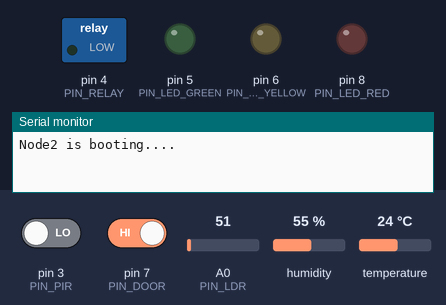
Simulated run of this sketch. Board: Arduino Uno, built with avr-gcc and run on an emulated ATmega328P. Parts: switched loads named in the sketch (green lamp = pin HIGH), output pins drawn as LEDs (lit = HIGH), the last lines printed to the serial monitor. The inputs (shaded band) are chosen by the test bench; at power-on: humidity 55 %, pin 3 (PIN_PIR) LOW, pin 7 (PIN_DOOR) HIGH, A0 (PIN_LDR) = 51, temperature 24 °C. WiFi joins after 1.5 s; servers stay silent unless stated; no MQTT or app messages arrive unless stated.

Above: at 0.1 s.
At 4.7 s:
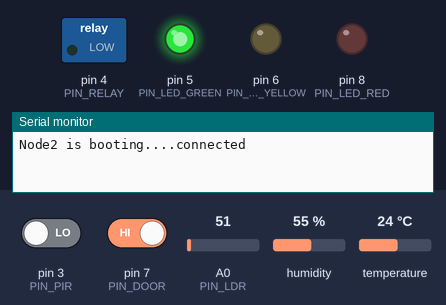
4.8 s: humidity set to 83 %
6.7 s: humidity set to 86 %
At 9.0 s:
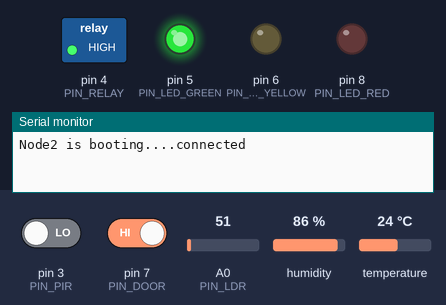
Timing chart, 0 to 10.5 s (numbered marks = the images above; inputs shaded):
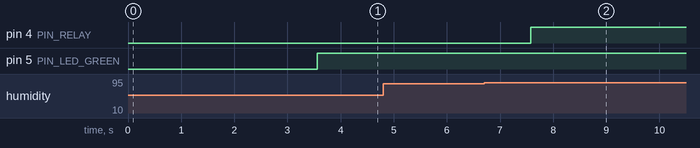

Measured:
- the behaviour switches between 84 and 85 % on humidity (found by bisection; images 1 and 2)
- after the input at 4.8 s, every drawn part: stays the same
- after the input at 6.7 s, pin 4 (PIN_RELAY): LOW → HIGH after 0.88 s

The sketch:

node2.ino
```cpp
//include required libraries
#include <SPI.h>
#include <Ethernet.h>
#include <PubSubClient.h>
#include <DHT.h>

#include "config.h"
#include "SensorManager.h"
#include "actuator.h"
#include "network.h"
#include "telemetry.h"

#include "rpc.h"

static char sharedBuf[200];

// create object of type ethernet pubsubClient
static EthernetClient ethClient;
static PubSubClient mqttClient(ethClient);


unsigned long lastTelemetry = 0;

static SensorManager  sensors;


void setup()
{
  Serial.begin(9600);
  Serial.print("Node2 is booting....");
 //mqttClient.setCallback(rpc_mqttCallback);

  // put your setup code here, to run once:
   // initilase sensor
   sensor_begin();
   sensor_init(&sensors);
   //initialise actutors
   actuators_begin();

   telemetry_init(sharedBuf,sizeof(sharedBuf));
   rpc_init(&mqttClient,sharedBuf,sizeof(sharedBuf));
   mqttClient.setCallback(rpc_mqttCallback);
   // connect board to internet and mqtt
   network_begin(&mqttClient);


}

void loop()
{
  // put your main code here, to run repeatedly:
  //keep checking if board is connectrd to THingsBoard
  network_maintain();

  //read data from the sensors
  SensorData data;
  sensors_read( &data, &sensors);    //humidity,temp,ldr,door status, motion status

  if(data.humidity >= HUMIDITY_CRIT && !actuators_getRelayState())
  {
    actuators_setRelay(1);
  }

  //publish to the cloud
  //check if network is avilable then push to thingsboard
  if(network_isConnected())
  { unsigned long now = millis();
    //publish data to thingsboard  every for 5s
    if( now - lastTelemetry >= TELEMETRY_INTERVAL )   ///if 5s is over
    {
      lastTelemetry = now;
      telemetry_publishTelemetry( &data, actuators_getRelayState());     //converting data into json and publish
    }
  }

  actuators_updateStatusLEDs(network_isConnected(), data.sensorError);


}
```

SensorManager.cpp
```cpp
#include "SensorManager.h"
#include "config.h"
#include <DHT.h>

static DHT dht(PIN_DHT,DHT_TYPE);

void sensor_init  (SensorManager* sm)
{
  sm->lastTemp        = 0.0f;
  sm->lastHumidity    = 0.0f;
  sm->motionActive    = false;
  sm->motionClearTime = 0;
}


void sensor_begin(void)
{
  pinMode(PIN_PIR, INPUT);
  pinMode(PIN_DOOR, INPUT_PULLUP);
  dht.begin();
}

// read sensor of PIR
static bool readPIR(SensorManager* sm)
{    //read value from motion sensor ,check if it is true for 10s
  const bool pirHigh = (digitalRead(PIN_PIR)) == HIGH;
  const unsigned long now = millis();
  if(pirHigh)
  {
    sm->motionActive = true;
    sm->motionClearTime = now + MOTION_CLEAR_MS;
  }
  else if(sm->motionActive && (now > sm->motionClearTime))
  {
    sm->motionActive = false;
  }

  return sm->motionActive;               // 1 -> motion, 0 -> no motion
}

//read door status
static bool readDoor(void)
{
  return (digitalRead(PIN_DOOR) == LOW);         //0 if door is open ,1 if door is closed
}

//read ldr sensor
static uint16_t readLDR(void)
{
  uint16_t sum = 0;
  uint8_t i;
  for(i = 0; i<4; i++)          //avg of 4 readings
  {
    sum += (uint16_t)analogRead(PIN_LDR);   //0 to 1023
    delay(2);     //2ms
  }
  return sum/4;           //warehouse is dark or not , value is <300 ,dark, light is avilable
}

//read data from srnsor , return status of DHT22->returns 0 on error
bool sensors_read(SensorData * out, SensorManager* sm)
{
  //read dht22 sensor,
  float t = dht.readTemperature();
  float h = dht.readHumidity();

  if( isnan(t) || isnan(h))    //if error in dht sensor
  {
    out->sensorError = 1;
    out->temperature = sm->lastTemp ;
    out->humidity    = sm->lastHumidity ;
  }
  else
  {
    out->sensorError = 0;
    out->temperature = round(t * 10.0f) * 0.1f;
    out->humidity     = round(h * 10.0f) * 0.1f;
    sm->lastTemp  =  out->temperature;
    sm->lastHumidity = out->humidity;
  }

    //read motion dectected
    out->motionDetected = readPIR(sm);
    //read door status
    out->doorOpen = readDoor();
    //read LDR sensor
    out->ldrValue = readLDR();
    out->isDark   =  (out->ldrValue < LDR_DARK_THRESH);   //value is <300 ,dark, light is avilable

  return ! out->sensorError;
}
```

SensorManager.h
```cpp
#ifndef SENSORS_H
#define SENSORS_H

/*
 * sensors.h — reads DHT22, LM35, vibration sensor, and button.
 *
 * C-style module: all state lives in static globals inside sensors.cpp.
 * Call sensors_begin() once in setup(), then sensors_read() in loop().
 */

#include <Arduino.h>
#include "config.h"

#ifndef SENSOR_MANAGER_H
#define SENSOR_MANAGER_H

#include <Arduino.h>
#include "config.h"

// ─────────────────────────────────────────────────────────────
//  SensorData — all readings for one sample cycle
// ─────────────────────────────────────────────────────────────
typedef struct {
    float    temperature;      // DHT22 °C
    float    humidity;         // DHT22 %RH
    uint16_t ldrValue;         // Raw ADC (0–1023); lower = darker
    bool     motionDetected;   // PIR: true = motion present
    bool     doorOpen;         // Door sensor: true = door open
    bool     isDark;           // Derived: ldrValue < LDR_DARK_THRESH
    bool     sensorError;      // DHT22 read failure
} SensorData;

// ─────────────────────────────────────────────────────────────
//  SensorManager — POD context struct
//  DHT object is kept as a file-scope static in SensorManager.cpp
// ─────────────────────────────────────────────────────────────
typedef struct {
    float         lastTemp;
    float         lastHumidity;
    bool          motionActive;       // Latched PIR state
    unsigned long motionClearTime;    // When to clear after PIR goes LOW
} SensorManager;

// ── Module functions ──────────────────────────────────────────
void sensor_init  (SensorManager* sm);
void sensor_begin ();
bool sensors_read  (SensorData* out, SensorManager* sm);

#endif // SENSOR_MANAGER_H

#endif /* SENSORS_H */
```

actuator.cpp
```cpp
#include "actuator.h"

static uint8_t relay_status;

static uint8_t blinkstate = 0;
static unsigned long lastBlinkTime = 0;

void actuators_begin(void)
{
  pinMode(PIN_LED_GREEN  , OUTPUT);
  pinMode(PIN_LED_YELLOW , OUTPUT);
  pinMode(PIN_LED_RED , OUTPUT);
  pinMode(PIN_RELAY , OUTPUT);


//in the beginning till network connection led will be on
  digitalWrite(PIN_LED_GREEN, LOW);   //everything is normal
  digitalWrite(PIN_LED_YELLOW, LOW);  //on warning ,blinking critical
  digitalWrite(PIN_LED_RED, LOW);
  digitalWrite(PIN_RELAY, LOW);       //ventilation, if more hummidity
}


void    actuators_setRelay(uint8_t on)
{
  relay_status = on;
  digitalWrite(PIN_RELAY, on ? HIGH : LOW);
}
uint8_t actuators_getRelayState(void)
{
  return relay_status;
}

void    actuators_updateStatusLEDs(uint8_t mqttConnected, uint8_t sensorError)
{
 //if board not connected to things board turn on red led
  if(!mqttConnected)
  {
    digitalWrite(PIN_LED_RED, HIGH);
    digitalWrite(PIN_LED_GREEN, LOW);
    digitalWrite(PIN_LED_YELLOW, LOW);
    return;
  }

    digitalWrite(PIN_LED_RED, LOW);
  //if every thing is normal turn on green led
  if(sensorError)
  {
     digitalWrite(PIN_LED_GREEN, HIGH);
     unsigned long now = millis();
     if(now - lastBlinkTime > 500)     //half sec delay
     {
      lastBlinkTime = now;
      blinkstate = !blinkstate;
      digitalWrite(PIN_LED_YELLOW, blinkstate ? HIGH : LOW);
     }
  }
    else
    {
      digitalWrite(PIN_LED_GREEN, HIGH);
      digitalWrite(PIN_LED_YELLOW, LOW);
    }

  //if sensor error blink green led
}
```

actuator.h
```cpp
#ifndef ACTUATOR_H
#define ACTUATOR_H

#include <Arduino.h>
#include "config.h"


void    actuators_begin(void);
void    actuators_setRelay(uint8_t );
uint8_t actuators_getRelayState(void);
uint8_t actuators_setLED(uint8_t pin, uint8_t on);  /* returns 0 if pin invalid */
void    actuators_updateStatusLEDs(uint8_t mqttConnected, uint8_t sensorError);

#endif /* ACTUATORS_H */
//#endif /* TELEMETRY_H */
```

network.cpp
```cpp
#include "network.h"
#include "config.h"


static PubSubClient* mqtt      = NULL;
static byte          mac[6]    = NODE_MAC;
static unsigned long lastReconnectTime = 0;

static void doConnect(void)
{
  if(mqtt->connect(CLIENT_ID,ACCESS_TOKEN,NULL))
  {
    Serial.print("connected");
    mqtt->subscribe("v1/devices/me/rpc/request/+");
  }
  else
  {
    Serial.print("mqtt failed");
  }
}


void network_begin(PubSubClient* mqttClient)
{
  mqtt = mqttClient;

  //connect board to internet
  Ethernet.begin(mac);
  delay(2000);

  //connect to ThingsBoard
  mqtt->setServer(TB_SERVER, TB_PORT);            //-> or .
  doConnect();
}

void network_maintain(void)
{
  Ethernet.maintain();

  // iif board connected to THingsBoard try to connect 5s
  if(mqtt->connected())
  {
    mqtt->loop();
  }
  else
  {
    unsigned long now = millis();
    if( now - lastReconnectTime >= RECONNECT_INTERVAL )
    {
      lastReconnectTime = now;
      doConnect();
    }
  }

}

uint8_t network_isConnected(void)
{
  return (uint8_t) mqtt->connected();
}


uint8_t network_publish(const char* topic, const char* payload, uint8_t retain)
{
  return (uint8_t) mqtt->publish(topic, payload,retain);
}
```

network.h
```cpp
#ifndef NETWORK_H
#define NETWORK_H

/*
 * network.h — Ethernet + MQTT connection management.
 *
 * Call network_begin() once in setup() with the PubSubClient pointer
 * and a callback to run each time MQTT connects.
 * Call network_maintain() every loop iteration.
 */

#include <Arduino.h>
#include <Ethernet.h>
#include <PubSubClient.h>
#include "config.h"

/* Pass the PubSubClient created in the main sketch */
void    network_begin(PubSubClient* mqttClient);  //, void (*onConnected)(void));
void    network_maintain(void);
uint8_t network_isConnected(void);
uint8_t network_publish(const char* topic, const char* payload, uint8_t retain);
uint8_t network_subscribe(const char* topic);

#endif /* NETWORK_H */
```

rpc.cpp
```cpp
/*
 * rpc.cpp — parses raw MQTT JSON and dispatches RPC commands.
 *
 * No ArduinoJson — uses strstr/strncmp directly on the payload buffer.
 * This saves ~500 B of flash compared to the ArduinoJson version.
 *
 * ThingsBoard RPC format (stable):
 *   {"method":"setRelay","params":true}
 *   {"method":"setLED","params":{"pin":5,"state":true}}
 *   {"method":"getStatus","params":null}
 *   {"method":"reboot","params":null}
 */

#include "rpc.h"
#include "actuator.h"
#include "SensorManager.h"
#include <avr/wdt.h>

/* File-local state — set once by rpc_init() */
static PubSubClient* rpcMqtt  = NULL;
static char*         rpcBuf   = NULL;
static uint8_t       rpcBufLen = 0;

/* ── Internal helpers ──────────────────────────────────────── */

/* Pull the request ID from the end of the topic string */
static void extractRequestId(const char* topic, char out[RPC_ID_SIZE]) {
    const char* slash = strrchr(topic, '/');
    if (slash) {
        strncpy(out, slash + 1, RPC_ID_SIZE - 1);
    } else {
        out[0] = '\0';
    }
    out[RPC_ID_SIZE - 1] = '\0';
}

/* Publish the response JSON to the matching response topic */
static void sendResponse(const char* reqId, const char* json) {
    char topic[64];
    snprintf_P(topic, sizeof(topic), PSTR("%s%s"), TOPIC_RPC_RESPONSE, reqId);
    rpcMqtt->publish(topic, json);
}

/* ── Command handlers ──────────────────────────────────────── */

/* params is the raw string "true" or "false" */
static void handleSetRelay(const char* reqId, const char* params) {
    uint8_t on = (params && strstr(params, "true")) ? 1 : 0;
    actuators_setRelay(on);
    snprintf_P(rpcBuf, rpcBufLen,
        PSTR("{\"success\":true,\"result\":\"%s\"}"),
        on ? "Relay ON" : "Relay OFF");
    sendResponse(reqId, rpcBuf);
}


/* Returns relay state, uptime, and free RAM */
static void handleGetStatus(const char* reqId) {
    snprintf_P(rpcBuf, rpcBufLen,
        PSTR("{\"success\":true,\"relay\":%u,\"uptime\":%lu}"),
        (unsigned)actuators_getRelayState(),
        millis() / 1000UL);
    sendResponse(reqId, rpcBuf);
}


static void handleUnknown(const char* reqId) {
    snprintf_P(rpcBuf, rpcBufLen, PSTR("{\"success\":false,\"code\":404}"));
    sendResponse(reqId, rpcBuf);
}

/* ── Public functions ──────────────────────────────────────── */

void rpc_init(PubSubClient* mqtt, char* buf, uint8_t bufLen) {
    rpcMqtt   = mqtt;
    rpcBuf    = buf;
    rpcBufLen = bufLen;
}

/*
 * MQTT callback — called by PubSubClient when a message arrives.
 * Parses method name with strstr (no JSON library needed),
 * then calls the matching handler.
 */
void rpc_mqttCallback(char* topic, byte* payload, unsigned int length) {
    const char* mStart;
    const char* params;
    char reqId[RPC_ID_SIZE];

    if (!rpcMqtt) return;

    /* Copy payload into our buffer and null-terminate it */
    if (length >= rpcBufLen) length = rpcBufLen - 1;
    memcpy(rpcBuf, payload, length);
    rpcBuf[length] = '\0';

    extractRequestId(topic, reqId);

    /* Locate "method":"<name>" in the raw JSON string */
    mStart = strstr(rpcBuf, "\"method\":\"");
    if (!mStart) { handleUnknown(reqId); return; }
    mStart += 10;   /* skip past:  "method":" */

    if (!strchr(mStart, '"')) { handleUnknown(reqId); return; }

    /* Locate "params": value (pointer to whatever follows the colon) */
    params = strstr(rpcBuf, "\"params\":");
    if (params) params += 9;   /* skip past:  "params": */

    /* Dispatch based on the method name */
    if      (strncmp_P(mStart, PSTR("setRelay"),  8) == 0) handleSetRelay (reqId, params);
    else if (strncmp_P(mStart, PSTR("getStatus"), 9) == 0) handleGetStatus(reqId);
    else                                                    handleUnknown  (reqId);
}
```

rpc.h
```cpp
#ifndef RPC_H
#define RPC_H

/*
 * rpc.h — handles incoming ThingsBoard RPC commands over MQTT.
 *
 * Supported commands:
 *   setRelay  {"method":"setRelay","params":true}
 *   setLED    {"method":"setLED","params":{"pin":5,"state":true}}
 *   getStatus {"method":"getStatus","params":null}
 *   reboot    {"method":"reboot","params":null}
 *
 * Call rpc_init() once in setup().
 * Pass rpc_mqttCallback to mqttClient.setCallback().
 */

#include <Arduino.h>
#include <PubSubClient.h>
#include "config.h"

void rpc_init(PubSubClient* mqtt, char* buf, uint8_t bufLen);

/* This is the function to pass to mqttClient.setCallback() */
void rpc_mqttCallback(char* topic, byte* payload, unsigned int length);

#endif /* RPC_H */
```

telemetry.cpp
```cpp
#include "telemetry.h"
#include "network.h"
#include <stdlib.h>

static char* buffer = NULL;
static uint8_t len = 0;

//to convert float value to string
static char* f1( float v, char *dst)
{
  return dtostrf(v , 1 , 1 , dst);
}


void telemetry_init(char* buf, uint8_t bufLen)
{
  buffer = buf;
  len = bufLen;
}
void telemetry_publishTelemetry(const SensorData* data, uint8_t relayState)
{
  char t[8], h[8];
  f1(data->temperature,t);
  f1(data->humidity,h);


  // put data in JSON format
   snprintf_P(buffer,len,PSTR("{\"temperature\":%s, \"humidity\":%s, \"ldrValue\":%u,"
                                "\"isDark\":%u,\"motionDetected\":%u,\"relayState\":%u,"
                                "\"doorOpen\":%u,\"sensorError\":%u}"), t , h ,
                                (unsigned)data->ldrValue,
                                (unsigned)data->isDark,
                                (unsigned)data->motionDetected,
                                (unsigned)relayState,
                                (unsigned)data->doorOpen,
                                (unsigned)data->sensorError
                                );
    network_publish(TOPIC_TELEMETRY,buffer,0);
}

/*
  snprintf_P(buffer, len, PSTR("{\"temperature\":%s,\"humidity\":%s,"
                                "\"ldrValue\":%u,\"isDark\":%u,"
                                "\"motionDetected\":%u,\"relayState\":%u,"
                                "\"doorOpen\":%u,\"sensorError\":%u}"),t, h,
                                (unsigned)data->ldrValue,
                                (unsigned)data->isDark,
                                (unsigned)data->motionDetected,
                                (unsigned)relayState,
                                (unsigned)data->doorOpen,
                                (unsigned)data->sensorError
                                );

  network_publish(TOPIC_TELEMETRY,buffer,0);
}

#include "telemetry.h"
#include "network.h"
#include <stdlib.h>

static char* buffer = NULL;
static uint16_t len = 0; // Changed to uint16_t to support buffers > 255

// Function to convert float to string
static char* f1(float v, char *dst) {
    return dtostrf(v, 1, 2, dst); // Changed precision to 2 for better data
}

void telemetry_init(char* buf, uint16_t bufLen) {
    buffer = buf;
    len = bufLen;
}

void telemetry_publishTelemetry(const SensorData* data, uint8_t relayState) {
    if (buffer == NULL || len == 0) return;

    char t[10], h[10];
    f1(data->temperature, t);
    f1(data->humidity, h);


    // Fixed the formatting and the relayState variable access
    snprintf_P(buffer, len, PSTR("{\"temperature\":%s,\"humidity\":%s,\"ldrValue\":%u,\"isDark\":%u,\"motionDetected\":%u,\"relayState\":%u,\"doorOpen\":%u,\"sensorError\":%u}"),
        t,
        h,
        (unsigned int)data->ldrValue,
        (unsigned int)data->isDark,
        (unsigned int)data->motionDetected,
        (unsigned int)relayState, // relayState is passed as an argument, not from data struct
        (unsigned int)data->doorOpen,
        (unsigned int)data->sensorError
    );

    network_publish(TOPIC_TELEMETRY, buffer, 0);
}
*/
```

telemetry.h
```cpp
#ifndef TELEMETRY_H
#define TELEMETRY_H

/*
 * telemetry.h — builds and publishes JSON payloads to ThingsBoard.
 *
 * Call telemetry_init() once in setup() with the shared JSON buffer.
 * Uses network_publish() internally — no extra dependencies needed.
 */

#include <Arduino.h>
#include "config.h"
#include "SensorManager.h"

void telemetry_init(char* buf, uint8_t bufLen);    //change to 8
void telemetry_publishTelemetry(const SensorData* data, uint8_t relayState);
void telemetry_publishAttributes(void);

#endif /* TELEMETRY_H */
```

Source omitted: config.h (1442 bytes)
